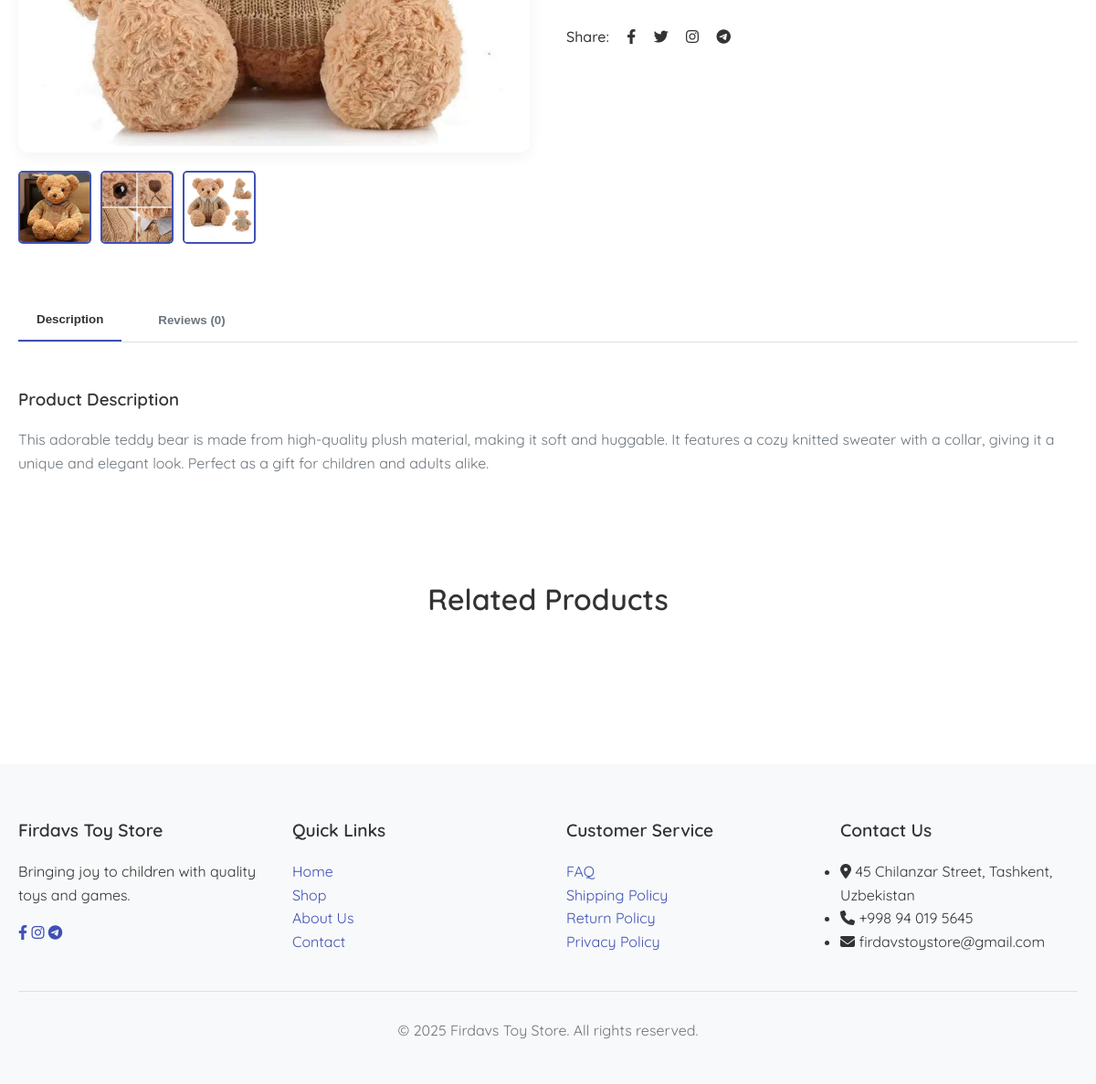
Before: /uz/products/product/1/ (lower part) with the older database file.
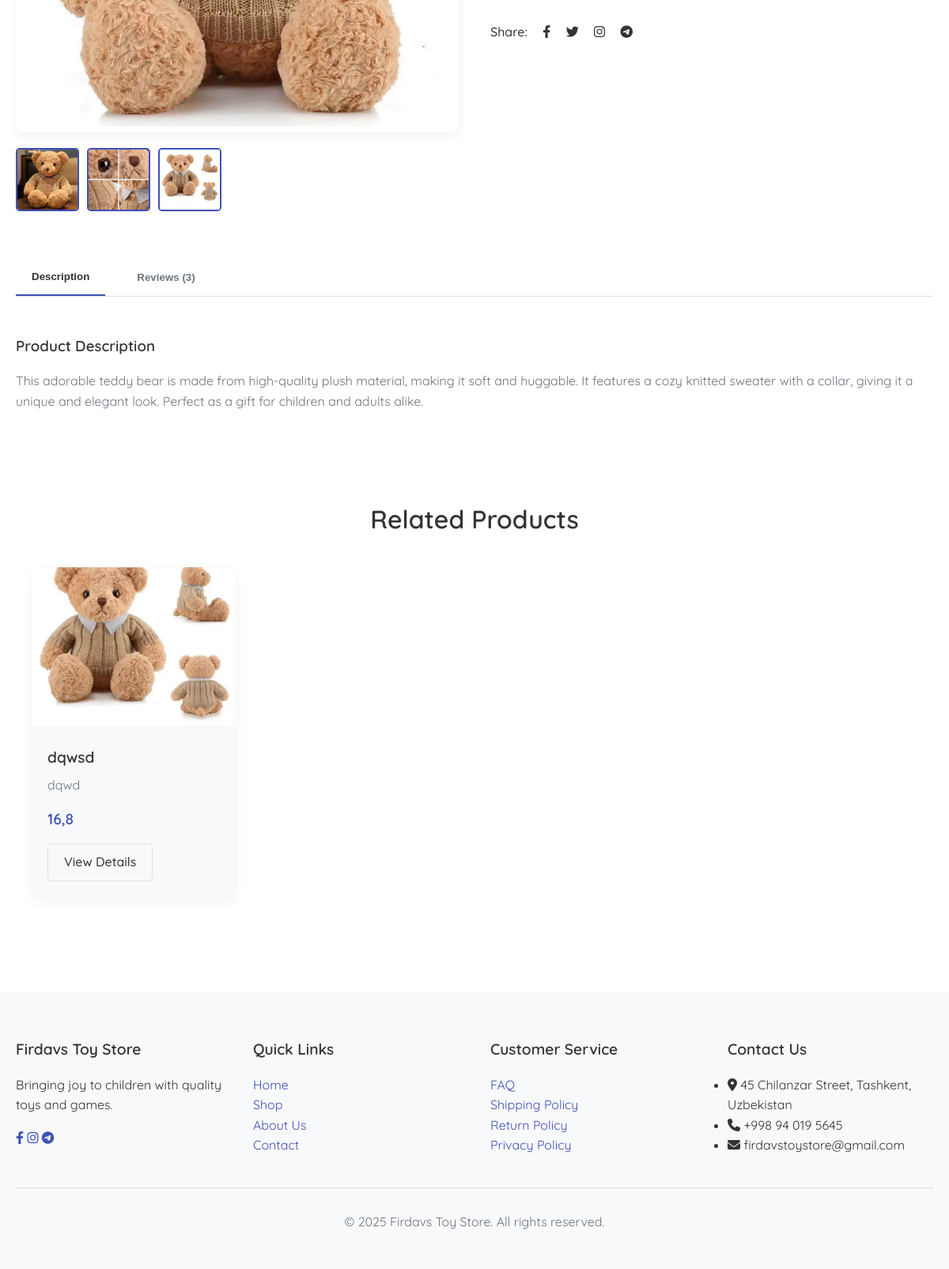
After: the same page with the newer database file.
### products/models.py (models this page shows, shortened)
class ProductImageModel(models.Model):
    product = models.ForeignKey(
        ProductModel, on_delete=models.CASCADE, related_name='images', verbose_name=_("product")
    )
    image = models.ImageField(upload_to='products/', verbose_name=_("image"))
    class Meta:
        verbose_name = _("Product Image")
        verbose_name_plural = _("Product Images")

class ProductModel(models.Model):
    name = models.CharField(max_length=255, verbose_name=_("name"))
    price = models.IntegerField(default=0, verbose_name=_("price"))
    discount = models.IntegerField(default=0, verbose_name=_("discount"))
    category = models.ForeignKey(CategoryModel, on_delete=models.CASCADE, related_name='products',
                                 verbose_name=_("category"))
    color = models.ManyToManyField(ColorModel, related_name='products', verbose_name=_("color"))
    short_description = models.TextField(verbose_name=_("short_description"))
    long_description = models.TextField(verbose_name=_("long_description"))
    image = models.ImageField(upload_to='products/', verbose_name=_("image"))
    is_available = models.BooleanField(default=True, verbose_name=_("is_available"))
    agerange = models.ManyToManyField(AgeModel, related_name='products', verbose_name=("age_range"))
    wishlist = models.ManyToManyField(
        User,
        related_name='wishlist',
        verbose_name=_("wishlist"),
        null=True,
        blank=True,
    )
    cart = models.ManyToManyField(
        User,
        related_name='cart',
        verbose_name=_("cart"),
         null=True,
        blank=True,
    )
    created_at = models.DateTimeField(auto_now_add=True, verbose_name=_("created_at"))
    class Meta:
        verbose_name = _('Product')
        verbose_name_plural = _('Products')
    def get_price(self):
        if self.discount:
            return self.price - (self.price * self.discount / 100)
        return self.price

### products/views.py (the view, shortened to what this page needs)
# urls.py: path('product/<int:pk>/', ProductDetailView.as_view(), name='product'),
class ProductDetailView(DetailView):
    model = ProductModel
    template_name = 'product.html'
    context_object_name = 'product'
    def get_context_data(self, **kwargs):
        context = super().get_context_data(**kwargs)
        context['related'] = self.object.category.products.exclude(pk=self.object.pk)[:4]
        context['comment_form'] = CommentForm()
        return context

### products/models.py (called while the page is built)
    def __str__(self):
        return self.name

### templates/product.html (shortened to what the changed rows need)
{% extends 'layouts/base.html' %} {% load static %}  {% block content %}
<section class="section">
  <div class="container">
    <div
      class="product-details"
      style="display: grid; grid-template-columns: 1fr 1fr; gap: 40px"
    >
      <div class="product-images">
        <div
          class="main-image"
          style="
            margin-bottom: 20px;
            border-radius: 10px;
            overflow: hidden;
            box-shadow: 0 5px 15px var(--shadow-color);
          "
        >
          <img
            src="{{ product.image.url }}"
            alt="{{ product.name }}"
            style="width: 100%; height: auto"
          />
        </div>
        <div class="image-thumbnails" style="display: flex; gap: 10px">
          {% for image in product.images.all %}
          <div
            style="
              width: 80px;
              height: 80px;
              border-radius: 5px;
              overflow: hidden;
              cursor: pointer;
              border: 2px solid var(--primary-color);
            "
          >
            <img
              src="{{ image.image.url }}"
              alt="{{ product.name }}"
              style="width: 100%; height: 100%; object-fit: cover"
            />
          </div>
          {% endfor %}
        </div>
      </div>
    </div>
    <div class="product-tabs" style="margin-top: 60px">
      <div
        class="tabs-header"
        style="
          display: flex;
          border-bottom: 1px solid var(--border-color);
          margin-bottom: 30px;
        "
      >
        <button
          class="tab-btn active"
          style="
            padding: 15px 20px;
            background: none;
            border: none;
            border-bottom: 2px solid var(--primary-color);
            font-weight: 600;
            cursor: pointer;
            margin-right: 20px;
          "
        >
          Description
        </button>
        <button
          class="tab-btn"
          style="
            padding: 15px 20px;
            background: none;
            border: none;
            color: var(--text-light);
            cursor: pointer;
          "
        >
          Reviews ({{ product.comments.count }})
        </button>
      </div>
      <div class="tab-content">
        <div class="tab-pane active">
          <h3 style="margin-bottom: 20px">Product Description</h3>
          <p style="margin-bottom: 15px; color: var(--text-light)">
            {{ product.long_description }}
          </p>
        </div>
      </div>
    </div>
    <section class="section">
      <div class="container">
        <h2 class="section-title">Related Products</h2>
        {% for product in related %}
        <div class="product-grid">
          <div class="card">
            <img
              src="{{ product.image.url }}"
              alt="{{ product.name }}"
              class="card-img"
            />
            <div class="card-body">
              <h3 class="card-title">{{product.name}}</h3>
              <p class="card-text">{{product.short_description}}</p>
              <div class="card-price">
                {% if not product.get_price %}{{product.price}} sum {% else %}
                {{product.get_price}}{% endif %}
              </div>
              <a
                href="{% url 'products:product' pk=product.pk %}"
                class="btn btn-outline"
                >View Details</a
              >
            </div>
          </div>
        </div>
        {% endfor %}
      </div>
    </section>
  </div>
</section>
{% endblock %}

Changed rows visible on the page:
computed for ProductModel (number 1 of 2 on the later page): comments.count "0" → "3"
added ProductModel: image (picture), name "dqwsd", short_description "dqwd", get_price "16,8"
